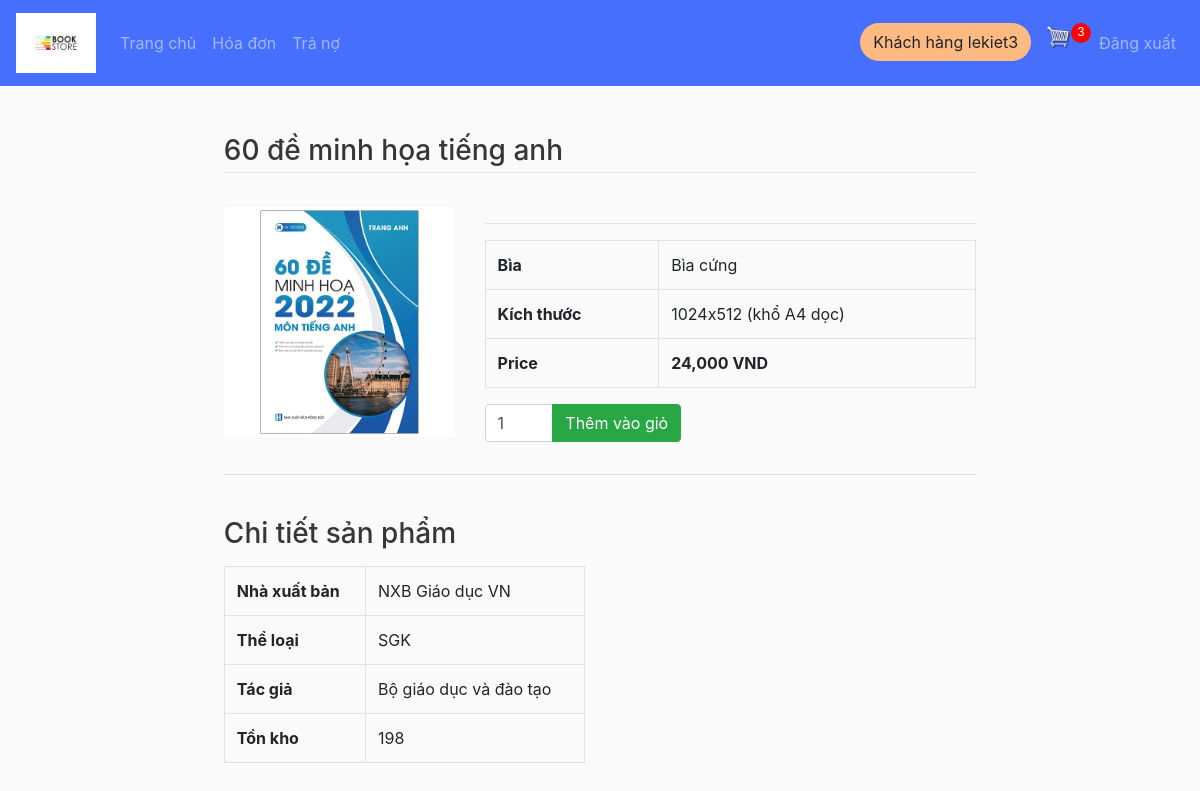
Page /book/9/ (signed in) on the committed database.
### book/models.py (models this page shows, shortened)
class Person(models.Model):
    class Meta:
        verbose_name_plural = 'Thành viên'
    id = models.CharField(max_length=100, primary_key=True, editable=True)
    ho_ten = models.CharField('Họ tên', max_length=100, null=True)
    ngay_sinh = models.DateField('Ngày sinh', null=True, editable=True)
    so_dien_thoai = models.CharField('Số điện thoại', max_length=13, null=True)
    dia_chi = models.CharField('Địa chỉ', max_length=1000, null=True)
    email = models.CharField('Email', max_length=50, null=True)
    profile_pic = models.ImageField(default="profile1.png", null=True)
    user = models.OneToOneField(User, blank=True, null=True, on_delete=models.CASCADE) # a user can have 1 customer, a customer have a user
    @property
    def get_group_name(self):
        query_set = Group.objects.filter(user = self.user)
        if not query_set:
            query_set = ''
        else:
            query_set = query_set[0].name.capitalize()
        return query_set
    @property
    def get_debt(self):
        if 'kh' in self.id:
            s = 0
            cac_hd = HoaDon.objects.filter(khach_hang=self)
            for hd in cac_hd:
                if hd.tong_tien != hd.da_tra and hd.da_tra != -1:
                    s += hd.tong_tien - hd.da_tra
            return s

class Sach(models.Model):
    ten_sach = models.CharField('Tên sách', max_length=100, null=True)
    ngay_nhap = models.DateField('Ngày nhập', null=True, default=timezone.now)
    so_luong = models.PositiveIntegerField('Số lượng', null=True)
    the_loai = models.CharField('Thể loại', max_length=100, null=True)
    tac_gia = models.CharField('Tác giả', max_length=100, null=True)
    don_gia = models.PositiveBigIntegerField('Đơn giá', null=True)
    gia_ban = models.PositiveBigIntegerField('Giá bán', null=True)
    nha_xuat_ban = models.CharField('Nhà xuất bản', max_length=100, null=True)
    nam_xuat_ban = models.PositiveIntegerField('Năm xuất bản', null=True)
    nguoi_nhap = models.ForeignKey(Person, verbose_name= 'Người nhập', null=True, on_delete=models.PROTECT)
    anh_sach = models.ImageField(default="static/placeholder.png",null=True, blank=True)
    mo_ta = models.TextField("Mô tả ngắn", max_length=1000, null=True, blank=True)
    @property
    def get_book_quantity(self):
        return self.so_luong-20
    class Meta: # vì django ko cho tạo PK 2 thuộc tính nên làm cách này
        unique_together = ('id', 'ngay_nhap',)
        verbose_name_plural = "Sách"

### book/views.py (the view)
# urls.py: path('book/<str:pk>/', views.book_details, name='book'), # xem chi tiết sách
@login_required(login_url='login')
def book_details(request, pk):
    if request.user.is_authenticated:
        book = Sach.objects.get(id=pk) # truy vấn sách có mã pk từ csdl
        cart_info = get_cart_info(request)
    context = {'book': book, 'cartItems':cart_info['cartItems']}
    return render(request, 'book/book.html', context= context)

### book/models.py (called while the page is built)
    @property
    def get_cart_items(self):
        cac_mat_hang = self.chitiethoadon_set.all()
        total = sum([mh.so_luong for mh in cac_mat_hang])
        return total

### book/utils.py (called while the page is built)
def get_cart_info(request):
    if request.user.is_authenticated:
        kh = request.user.person
        hd = HoaDon.objects.get(khach_hang = kh, da_tra=-1, tong_tien=0)
        mat_hang = hd.chitiethoadon_set.all()
        cartItems = hd.get_cart_items
    return {'mat_hang': mat_hang, 'hd':hd, 'cartItems': cartItems}

### book/templates/book/book.html (shortened to what this page needs)
{% extends 'book/main.html' %}
{% block content %}
<main class="container my-4">
    <h3 class="my-4 border-bottom pb-1">{{book.ten_sach}}</h3>
    <div class="row">
		<div class="col-md-4">
			<img id="zoom_01" data-zoom-image={{book.anh_sach.url}} src={{book.anh_sach.url}} class="card-img-top" alt="{{book.ten_sach}}">
		</div>
        <div class="col-md-8">
            <hr/>
            <table class="table table-bordered">
				<tr>
					<th>Bìa</th>
					<td>
						Bìa cứng
					</td>
				</tr>
				<tr>
					<th>Kích thước</th>
					<td>
						1024x512 (khổ A4 dọc)
					</td>
				</tr>
				<tr>
					<th>Price</th>
					<th><span class="product-price-{{book.id}}">{{book.gia_ban|floatformat:"-3g"}} VND</span></th>
				</tr>
			</table>
			{% if user.person.get_debt <= 20000 %}
            <div class="input-group my-3" style="width:40%;">
                <input type="number" value="1" min="1" max="{{book.get_book_quantity}}" class="form-control product-qty-{{book.id}}" id="productQty" />
                <div class="input-group-append">
                  	<button class="btn btn-success add-btn" data-index="{{book.id}}" data-book="{{book.id}}" data-action="add-amount" type="button" id="addToCartBtn"> Thêm vào giỏ</button>
                </div>
			</div>
			{% endif %}
        </div>
    </div>
    <hr />
	<div class="row">
        <div class="col-md-6">
            <h3 class="my-3">Chi tiết sản phẩm</h3>
			<table class="table table-bordered">
				<tr>
					<th>Nhà xuất bản</th>
					<td><a>{{book.nha_xuat_ban}}</a></td>
				</tr>
				<tr>
					<th>Thể loại</th>
					<td><a>{{book.the_loai}}</a></td>
				</tr>
				<tr>
					<th>Tác giả</th>
					<td>{{book.tac_gia}}</td>
				</tr>
                <tr>
					<th>Tồn kho</th>
					<td>{{book.get_book_quantity}}</td>
				</tr>
			</table>
        </div>
    </div>
</main>
{% endblock %}

### book/templates/book/navbar.html (shortened to what this page needs)
{% load static %}
<nav class="navbar navbar-expand-sm navbar-dark" style="background-color: rgba(40, 88, 255, 0.85);">
  <a class="navbar-brand" href="{% url 'home' %}">
    <img src="{% static 'images/logons.png' %}" alt="logo" height="60px">
  </a>
  <div class="collapse navbar-collapse" id="navbarSupportedContent">
    <ul class="navbar-nav mr-auto">
      <li class="nav-item {% if request.resolver_match.view_name == 'home' %}active{% endif %}">
        <a class="nav-link" href="{% url 'home' %}">Trang chủ </a>
      </li>
      {% if user.is_authenticated %}
        {% if user.person.get_group_name == 'Thủ kho' %}
          <li class="nav-item {% if request.resolver_match.view_name == 'book_entry' %}active{% endif %}">
            <a class="nav-link" href="{% url 'book_entry' %}">Nhập sách</a>
          </li>
          <li class="nav-item dropdown {% if request.resolver_match.view_name == 'inventory_report' or  request.resolver_match.view_name == 'debt_report' %}active{% endif %}">
            <a class="nav-link dropdown-toggle" href="#" id="navbarDropdown" role="button" data-toggle="dropdown" aria-haspopup="true" aria-expanded="false">
              Báo cáo
            </a>
            <div class="dropdown-menu" aria-labelledby="navbarDropdown">
              <a class="dropdown-item" href="{% url 'inventory_report' %}">Báo cáo tồn</a>
              <a class="dropdown-item" href="{% url 'debt_report' %}">Báo cáo nợ</a>
            </div>
          </li>
        {% elif user.person.get_group_name == 'Khách hàng' %}
          <li class="nav-item {% if request.resolver_match.view_name == 'list_invoice' %}active{% endif %}">
            <a class="nav-link" href="{% url 'list_invoice' %}">Hóa đơn</a>
          </li>
          <li class="nav-item {% if request.resolver_match.view_name == 'pay_debt' %}active{% endif %}">
            <a class="nav-link" href="{% url 'pay_debt' %}">Trả nợ</a>
          </li>
        {% endif %}
      {% endif %}
    </ul>
    <div class="form-inline my-2 my-lg-0">
      <ul class="navbar-nav">
        {% if user.is_authenticated %}
        <li class="nav-item">
          <a class="btn" style="background-color: #FFBA81; border-radius: 40px;" href="/customer_info/">{{request.user.person.get_group_name}} {{request.user}}</a>
        </li>
          {% if user.person.get_group_name == 'Khách hàng' %}
            <a href="{% url 'cart' %}">
              <img id="cart-icon" src="{% static 'images/cart.png' %}" alt="cart-icon">
            </a>
            <p id="cart-total">{{cartItems}}</p>
          {% endif %}
        <li class="nav-item">
          <a class="nav-link" href="{% url 'logout' %}">Đăng xuất</a>
        </li>
        {% endif %}
    </ul>
    </div>
  </div>
</nav>

### static/css/navbar.css (style rules this page uses)
#cart-icon { width:25px; display: inline-block; margin-left: 15px; }
#cart-total { display: block; text-align: center; color:#fff; background-color: red; width: 20px; height: 20px; border-radius: 80%; font-size: 12px; }

### static/css/book_main.css (style rules this page uses)
.container { max-width: 82% !important; }
body { background-color: hsl(0, 0%, 98%); }
h1,h2,h3,h4,h5,h6 { color:hsl(0, 0%, 21%); }
.col-md-4, .col-md-6, .col-md-8, .col-md-12 { margin-top: 10px; }

### rows in the picture
Sach: ten_sach "60 đề minh họa tiếng anh", anh_sach (picture), gia_ban "24,000", nha_xuat_ban "NXB Giáo dục VN", the_loai "SGK", tac_gia "Bộ giáo dục và đào tạo", get_book_quantity "198"

### other values in the picture
{{ request.user.person.get_group_name }} "Khách hàng"
{{ request.user }} "lekiet3"
{{ cartItems }} "3"
